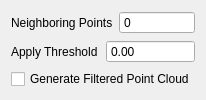
    <widget class="QWidget" name="page_4">
     <layout class="QVBoxLayout" name="verticalLayout_nearPoints">
      <item>
       <layout class="QHBoxLayout" name="horizontalLayout_nearPoints_count">
        <item>
         <widget class="QLabel" name="label_nearPoints_count">
          <property name="text">
           <string>Neighboring Points</string>
          </property>
         </widget>
        </item>
        <item>
         <widget class="QSpinBox" name="spinBox_nearPoints_count">
          <property name="buttonSymbols">
           <enum>QAbstractSpinBox::ButtonSymbols::NoButtons</enum>
          </property>
         </widget>
        </item>
       </layout>
      </item>
      <item>
       <layout class="QHBoxLayout" name="horizontalLayout_threshold">
        <item>
         <widget class="QLabel" name="label_threshold">
          <property name="text">
           <string>Apply Threshold</string>
          </property>
         </widget>
        </item>
        <item>
         <widget class="QDoubleSpinBox" name="doubleSpinBox_threshold">
          <property name="buttonSymbols">
           <enum>QAbstractSpinBox::ButtonSymbols::NoButtons</enum>
          </property>
          <property name="decimals">
           <number>2</number>
          </property>
         </widget>
        </item>
       </layout>
      </item>
      <item>
       <layout class="QHBoxLayout" name="horizontalLayout_check_nearPoints">
        <item>
         <widget class="QCheckBox" name="checkBox_nearPoints_enable">
          <property name="text">
           <string>Generate Filtered Point Cloud</string>
          </property>
         </widget>
        </item>
       </layout>
      </item>
     </layout>
    </widget>
